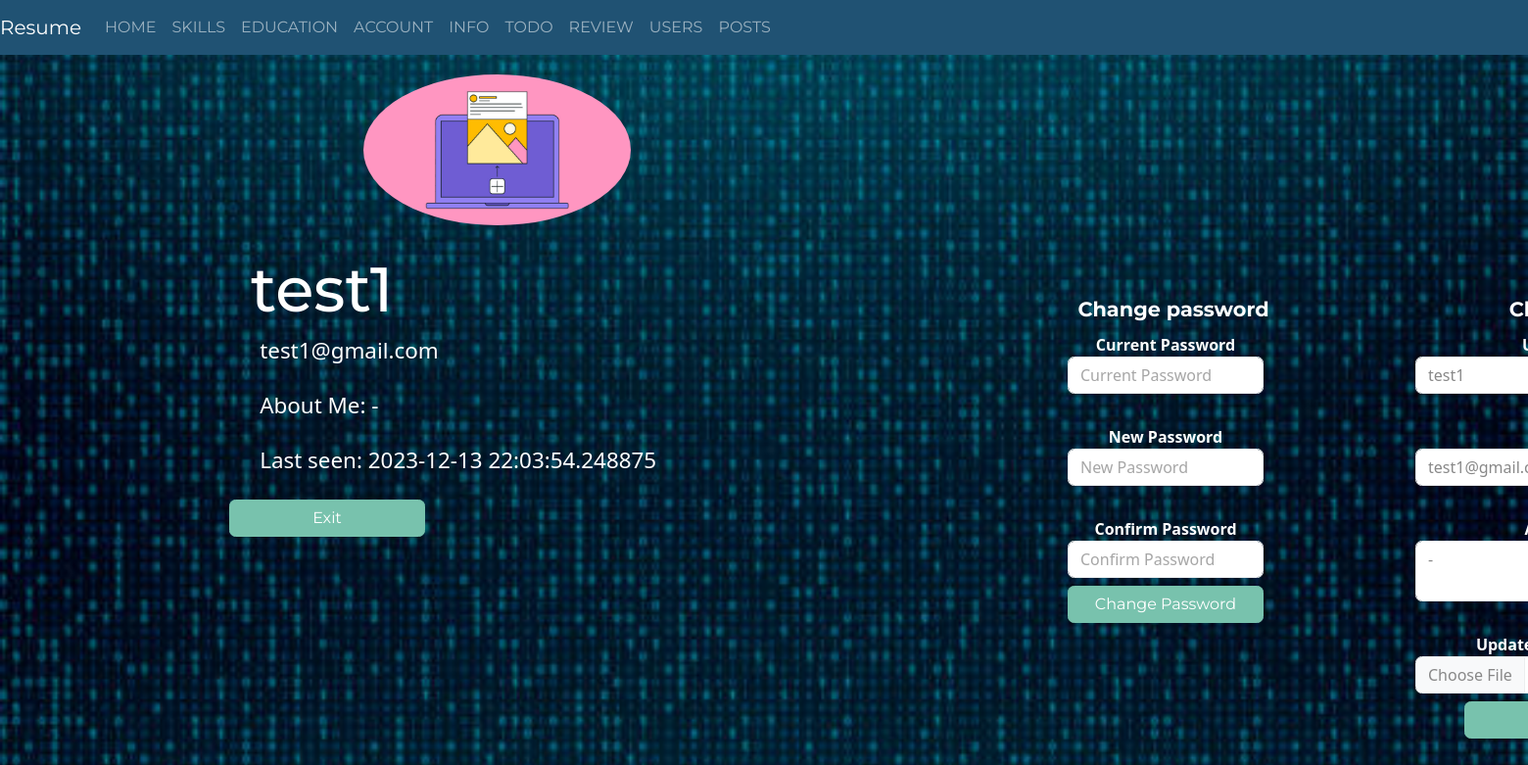
Before: /account (signed in) with the older database file.
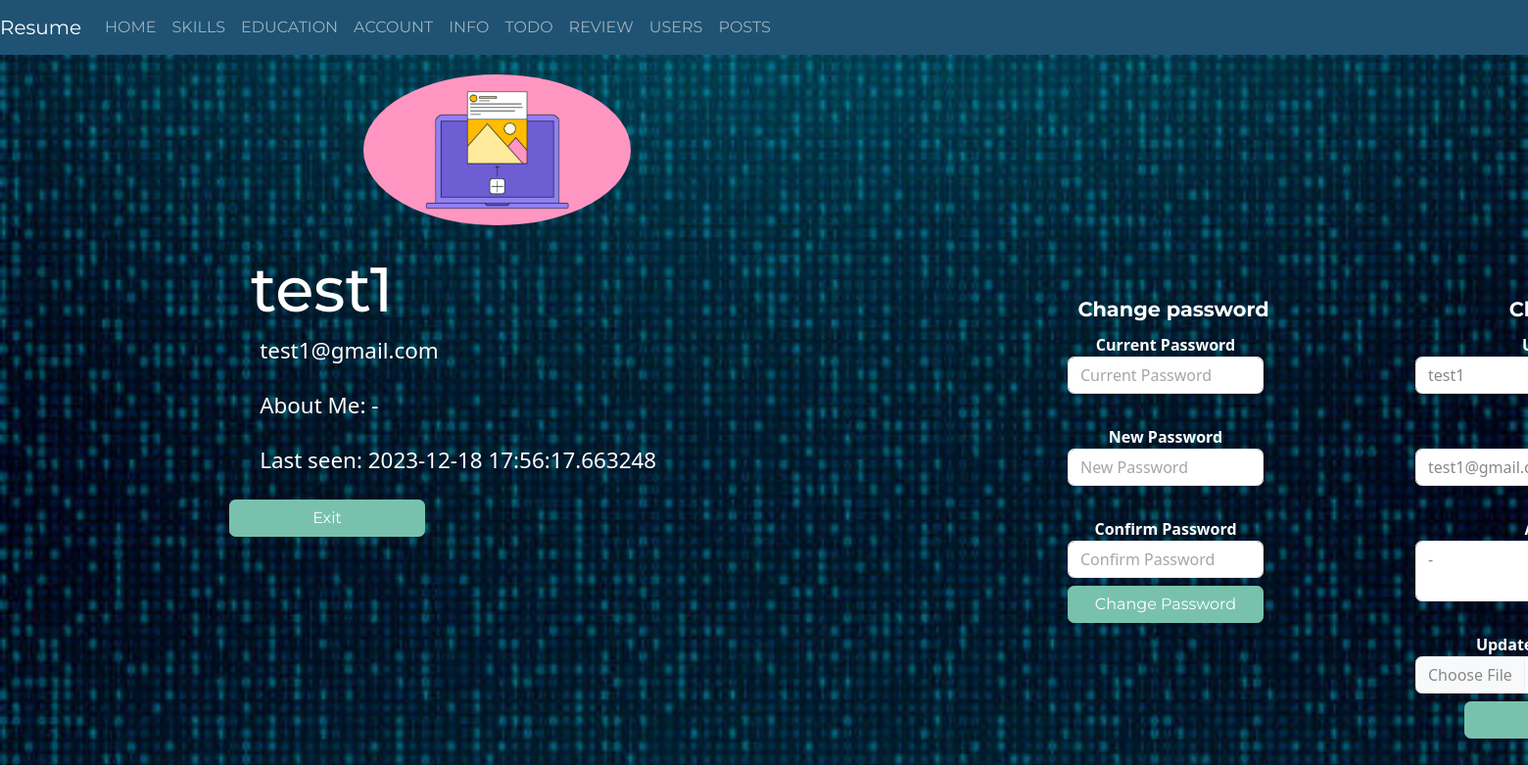
After: the same page with the newer database file.
### app/auth/models.py (models this page shows, shortened)
class User(db.Model):
    id = db.Column(db.Integer, primary_key=True)
    username = db.Column(db.String(20), unique=True, nullable=False)
    email = db.Column(db.String(120),  unique=True, nullable=False)
    image_file =  db.Column(db.String(120),  nullable=False, default="default.jpg")
    password = db.Column(db.String(60), nullable=False)
    about = db.Column(db.String(600),default="-")
    last_seen = db.Column(db.DateTime, default=datetime.now())
    posts = db.relationship('Posts', backref='user')

### app/auth/view.py (the view)
@auth.route("/account", methods=["GET", "POST"])
@login_required
def account():
    exit = Exit()
    change = ChangePassword()
    update = UpdateProfileForm()
    if update.validate_on_submit():
            new_name = update.new_name.data
            new_email =  update.new_email.data
            updated = User.query.filter_by(username=current_user.username).first()
            if updated.username!=update.new_name.data or updated.email!=update.new_email.data or update.picture.data:
              flash("The profile is updated", category="success")
            updated.username = new_name
            updated.email = new_email
            updated.about = update.about.data
            if update.picture.data:
                 f = save_picture(update.picture.data)
                 current_user.image_file = f
                 updated.image_file = f
            db.session.commit()
    else:
     update.new_name.data = current_user.username
     update.new_email.data = current_user.email
     update.about.data = current_user.about
    return render_template("account.html",exit=exit, form=update,change=change)

### app/auth/forms.py
class Exit(FlaskForm):
  submit = SubmitField("Exit")

class ChangePassword(FlaskForm):
    password = PasswordField("Current Password",
                             validators=[
                                 DataRequired("Це поле обов'язкове"),
                                 Length(min=4, max=10)
                             ])
    new_password = PasswordField("New Password",
                             validators=[
                                 DataRequired("Це поле обов'язкове"),
                                 Length(min=4, max=10)
                             ])
    confirm_password = PasswordField("Confirm Password",
                             validators=[
                                 DataRequired("Це поле обов'язкове"),
                                 Length(min=6),
                                 EqualTo('new_password')
                             ])
    submit = SubmitField("Change Password")

### app/auth/models.py (called while the page is built)
@login_manager.user_loader
def user_loader(id):
    return User.query.get(int(id))

### app/auth/templates/account.html (shortened to what this page needs)
{% extends 'base.html' %}
{% from "_render_field.html" import render_field %}
{% block body %}
<body>
    <br>
    {% block content %}
    <div class="parent">
    <div class="child">
    <div class="childinner">
    <img class="rounded-circle" src="{{ url_for('.static', filename='profile_img/'+current_user.image_file) }}">
    <h1 class="info"> {{ current_user.username }}</h1>
    </div>
    <div class="info">
    <p class="childinner"> {{ current_user.email }}</p>
    <p class="childinner">About Me: {{ current_user.about }}</p>
    <p class="childinner">Last seen: {{ current_user.last_seen }}</p>
    </div>
    <div class="childinner">
    <form class="login" action={{url_for(".logout")}}  method="POST"  novalidate>
        {{ exit.submit(class="btn btn-primary") }}
    </form>
</div>
    </div>
    <div class="child">
    <form class="childinner" action={{url_for(".change_pasw")}} method="POST" novalidate>
        <legend class="info">Change password</legend>
        {{ render_field(change.password, class="form-control", placeholder="Current Password" )}}
        {{ render_field(change.new_password, class="form-control", placeholder="New Password") }}
        {{ render_field(change.confirm_password, class="form-control", placeholder="Confirm Password") }}
        {{ change.submit(class="btn btn-primary") }}
    </form>
    </div>
    <div class="child">
        <form class="childinner" action={{url_for(".account")}}  method="POST" enctype="multipart/form-data" novalidate>
            <legend class="info">Change info</legend>
            {{ render_field(form.new_name, class="form-control" )}}
            {{ render_field(form.new_email, class="form-control" )}}
            {{ render_field(form.about, class="form-control" )}}
            {{ render_field(form.picture, class="form-control", type="file", style="min-width: 300px", id="formFile")}}
            {{form.submit(class="btn btn-primary")}}
        </form>
        <br>
    </div>
</div>
    {% endblock %}
</body>
{% endblock %}

Changed rows visible on the page:
changed User "test1": last_seen "2023-12-13 22:03:54.248875" → "2023-12-18 17:56:17.663248"
